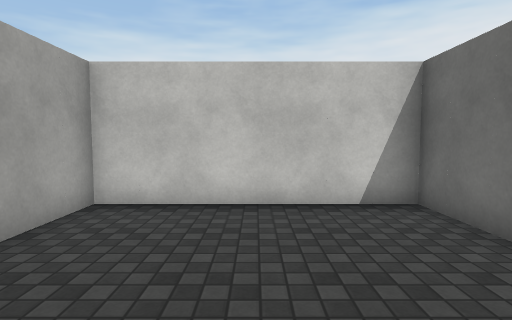
View 1 (above)

14 first-person views from a walk through a Unity game level. The camera is 1.4 m above the floor, tilts 4° down and sees 80° across. The floor is counted in squares, 1 m on a side. Each view is taken from the middle of a square. On the plan, view 1 faces up. The plan holds only what a view shows up to about 14 squares ahead; the rest is blank. The place goes on beyond the plan. The player is left out. Surface patterns are stand-ins for the level's own textures.

View 2
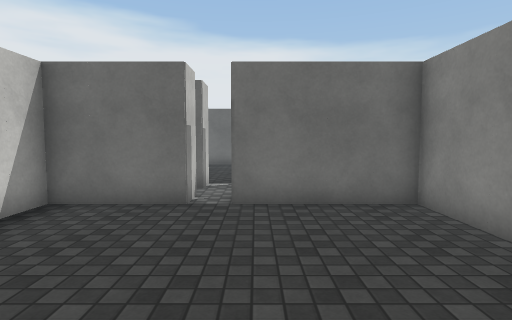

View 3
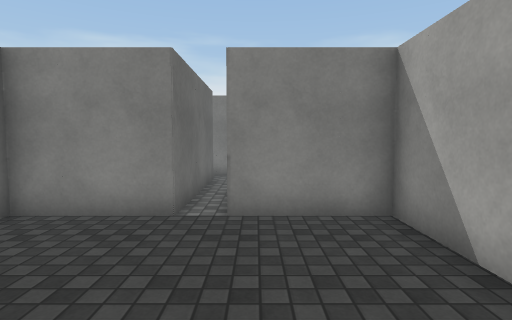

View 4
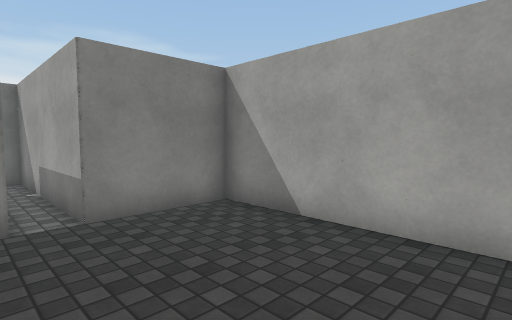

View 5
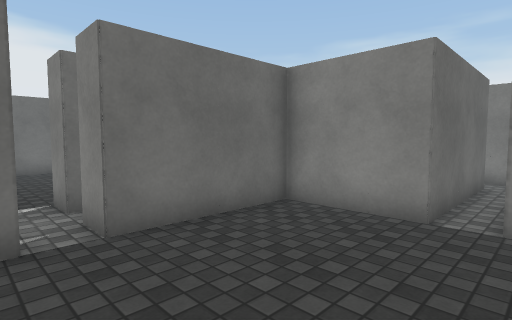

View 6
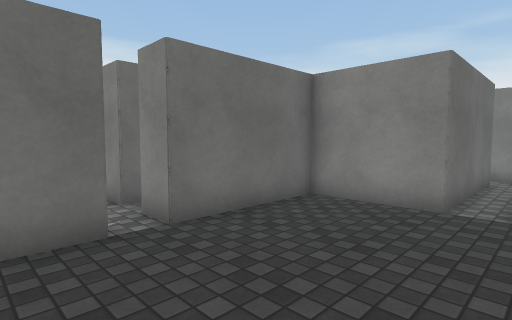

View 7
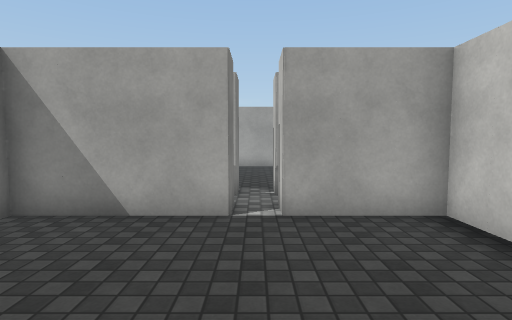

View 8
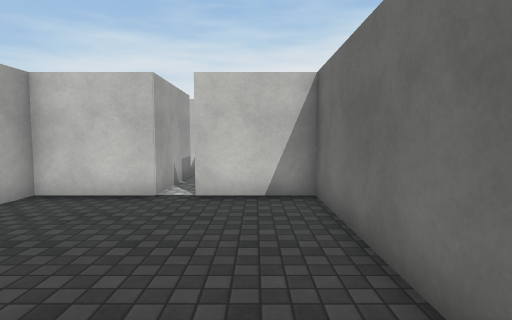

View 9
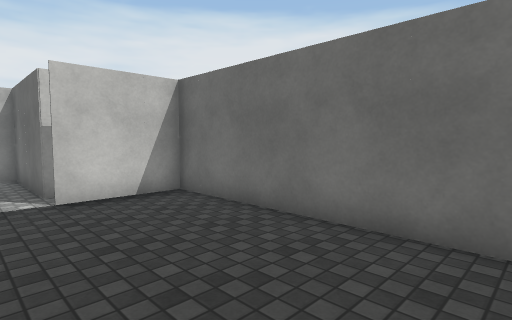

View 10
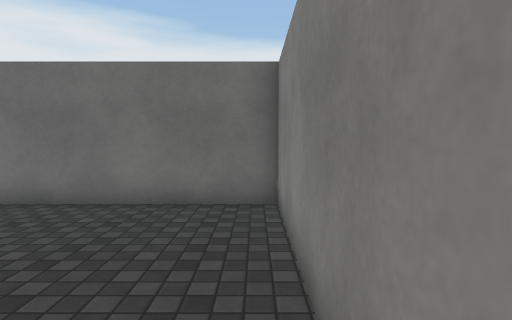

View 11
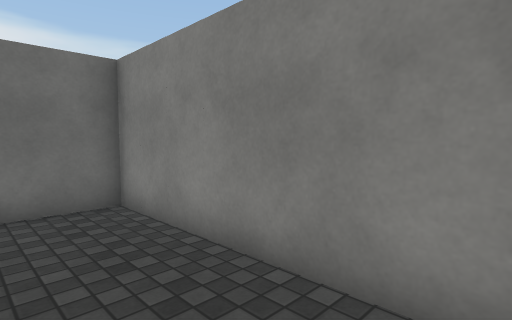

View 12
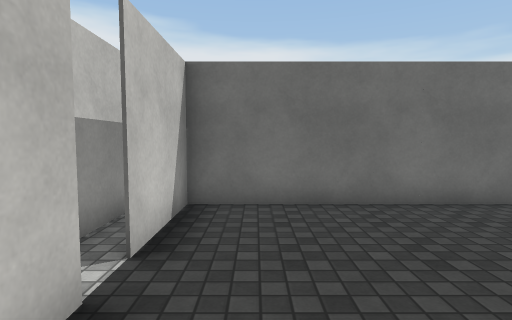

View 13
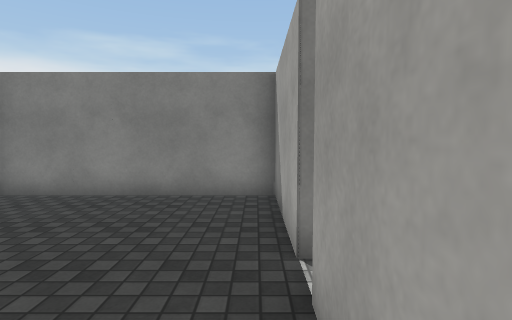

View 14
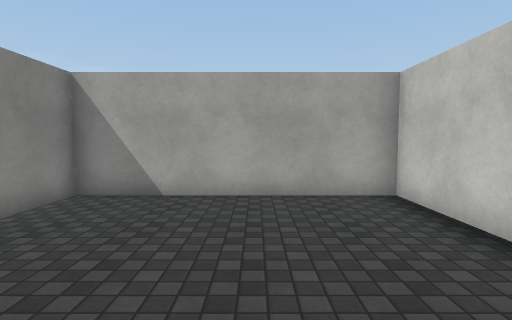

### Floor plan
Key: @ floor where view 1 was taken; # wall or solid block; . floor; O other object.
Columns run from 4 left of view 1 to 14 right of it. Each row starts with its distance up from view 1.
  9              #.#
  8              #.####
  7  O#####O# #O##.##O#
  6 O.......O O.......O
  5 #.......# #.......#
  4 #.......#.#.......#
  3 #.................#
  2 #.......#.#.......#
  1 #.......# #.......#
  0 #...@...# #.......#
 -1 O.......O O.......O
 -2  O##.##O# #O#####O
 -3    #.#
 -4    #.
 -5    #.#
 -6    #.#
 -7    #.
 -8    ###

Positions as (right, up) in squares from view 1, and headings:
1: (0, 0), facing up
2: (-3, 2), facing right
3: (-1, 4), facing down
4: (1, 4), facing down-left
5: (-1, 4), facing down-right
6: (-1, 5), facing down-right
7: (12, 3), facing left
8: (12, -1), facing up
9: (9, -1), facing up-right
10: (7, -1), facing right
11: (7, 1), facing down-right
12: (7, 5), facing right
13: (7, 6), facing down
14: (4, 3), facing left
